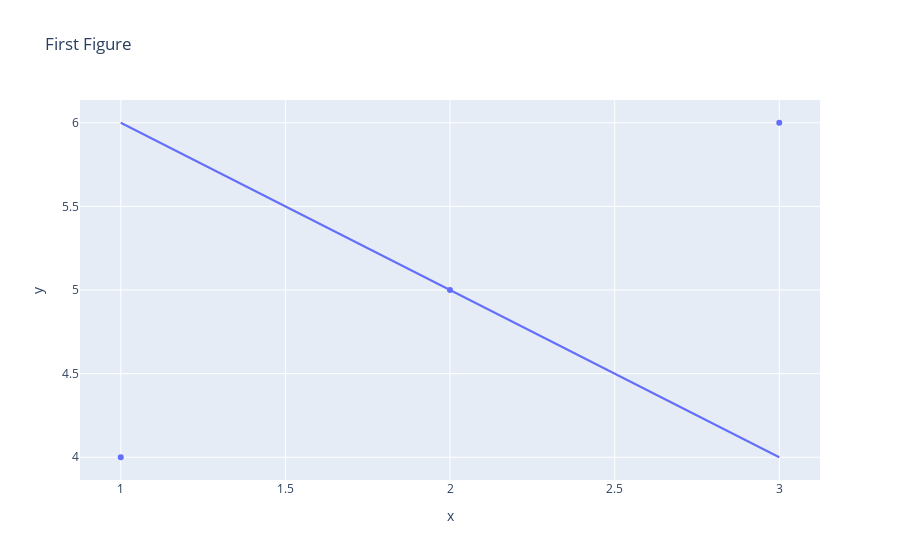

The cell this chart's notebook holds for it:
### Code cell
import plotly.graph_objects as go
import plotly.express as px

# Create the first figure
fig1 = px.scatter(x=[1, 2, 3], y=[4, 5, 6], title="First Figure")

# Create the second figure
fig2 = px.line(x=[1, 2, 3], y=[6, 5, 4], title="Second Figure")

# Add the traces from fig2 to fig1
for trace in fig2.data:
    fig1.add_trace(trace)

# Show the combined figure
fig1.show()

### Figure 1 — Plotly figure (JSON) as saved in the notebook; plotly's stock layout.template omitted (floating-point values rounded to 4 significant figures)
{"data": [{"hovertemplate": "x=%{x}<br>y=%{y}<extra></extra>", "legendgroup": "", "marker": {"color": "#636efa", "symbol": "circle"}, "mode": "markers", "name": "", "orientation": "v", "showlegend": false, "type": "scatter", "x": [1, 2, 3], "xaxis": "x", "y": [4, 5, 6], "yaxis": "y"}, {"hovertemplate": "x=%{x}<br>y=%{y}<extra></extra>", "legendgroup": "", "line": {"color": "#636efa", "dash": "solid"}, "marker": {"symbol": "circle"}, "mode": "lines", "name": "", "orientation": "v", "showlegend": false, "type": "scatter", "x": [1, 2, 3], "xaxis": "x", "y": [6, 5, 4], "yaxis": "y"}], "layout": {"legend": {"tracegroupgap": 0}, "title": {"text": "First Figure"}, "xaxis": {"anchor": "y", "domain": [0, 1], "title": {"text": "x"}}, "yaxis": {"anchor": "x", "domain": [0, 1], "title": {"text": "y"}}}}
